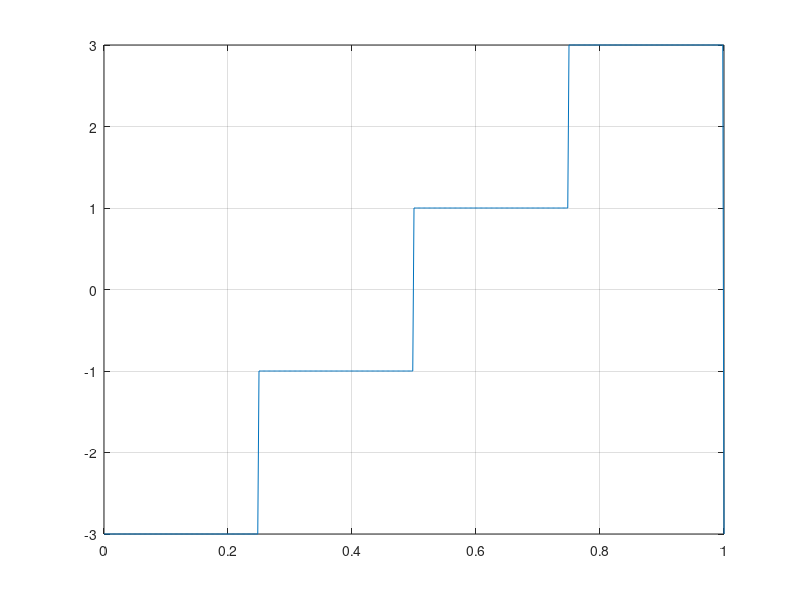
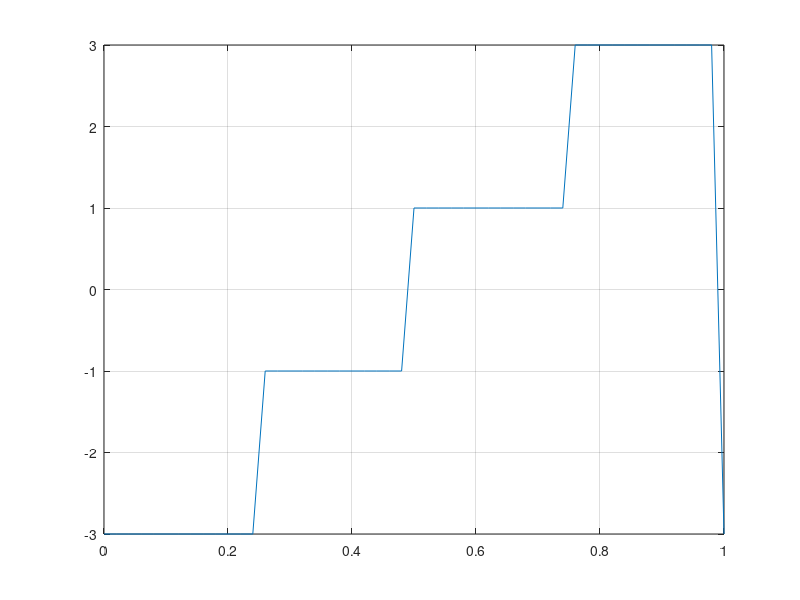
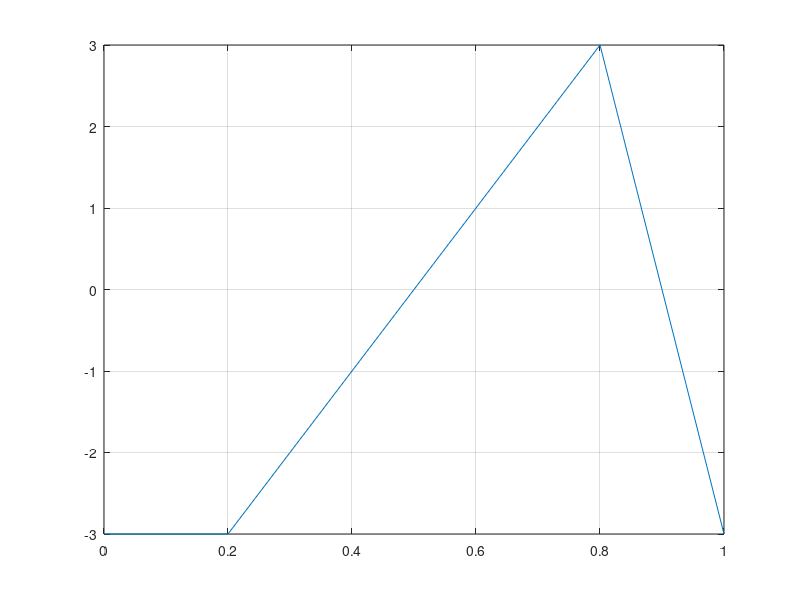

MATLAB code to generate these figures, in order:
clear all;
close all;
clc;
T = 1;       %definim perioada de 1 secunda a semnalului
F= 1/T;      %calculam frecventa semnalului

t1=0:0.002:T;   %definim vectorul t1 cu valori de la 0 la T din 0.002 in 0.002
t2=0:0.02:T;    %definim vectorul t2 cu valori de la 0 la T din 0.02 in 0.02
t3=0:0.2:T;     %definim vectorul t3 cu valori de la 0 la T din 0.2 in 0.2

s1 = -square(2*pi*F*t1, 75)-square(2*pi*F*t1, 25)-square(2*pi*F*t1, 50); %calculam semnalul s1 pe 4 nivele
figure (1)
plot(t1,s1),grid   %reprezentam semnalul s1 in functie de t1

s2 = -square(2*pi*F*t2, 75)-square(2*pi*F*t2, 25)-square(2*pi*F*t2, 50);
figure (2)
plot(t2,s2),grid 

s3 = -square(2*pi*F*t3, 75)-square(2*pi*F*t3, 25)-square(2*pi*F*t3, 50);
figure (3)
plot(t3,s3),grid 


